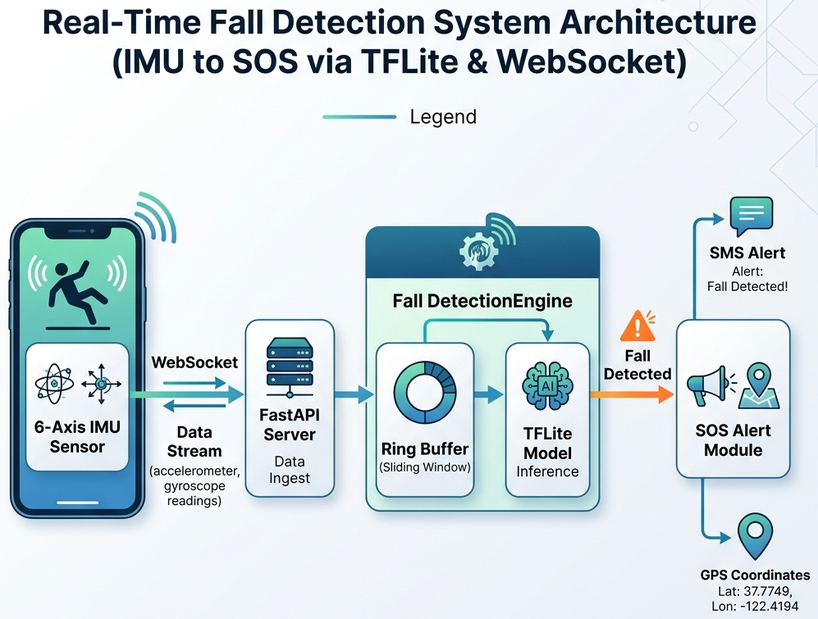
#> input picture Journal/figures/system_architecture.png, 818 x 619 px, shrunk from 997 x 755 before the run, found by its file name
$ python crop_figures.py
#> lines starting #> are read from the running program, lines starting #| are printed output that depends on the picture
import os
from PIL import Image, ImageChops

def trim_white_space(img_path):
#> called with img_path = 'Journal/figures/system_architecture.png'
    print(f"Processing {img_path}...")
    if not os.path.exists(img_path):
        print(f"Error: {img_path} does not exist.")
        return

    img = Image.open(img_path)
#> img is the input picture: PIL image 818x619 RGB; mean R, G, B 208.8, 221.3, 226.1
    # Convert to RGB if it is RGBA
    if img.mode == 'RGBA':
        # Create a white background
        background = Image.new('RGB', img.size, (255, 255, 255))
        background.paste(img, mask=img.split()[3]) # 3 is the alpha channel
        img = background
    elif img.mode != 'RGB':
        img = img.convert('RGB')

    bg = Image.new(img.mode, img.size, (255, 255, 255))
#> bg: PIL image 818x619 RGB; every value is 255
    diff = ImageChops.difference(img, bg)
    diff = ImageChops.add(diff, diff, 2.0, -100)
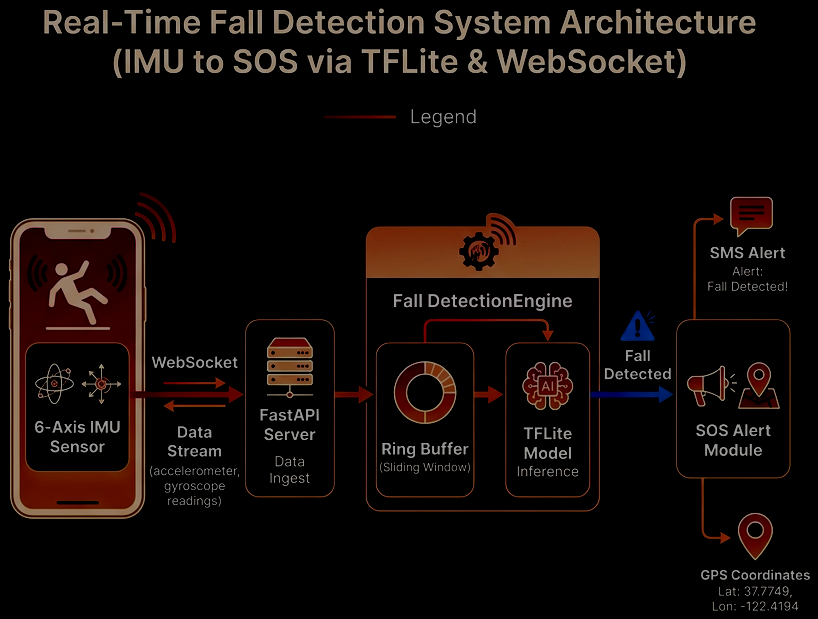
#> diff: PIL image 818x619 RGB; mean R, G, B 16.2, 10, 7.8
    bbox = diff.getbbox()
#> bbox = (8, 8, 810, 611)

    if bbox:
        # Add a tiny padding of 10 pixels around the bounding box
        padding = 10
        w, h = img.size
#> w = 818; h = 619
        left = max(0, bbox[0] - padding)
#> left = 0
        top = max(0, bbox[1] - padding)
#> top = 0
        right = min(w, bbox[2] + padding)
#> right = 818
        bottom = min(h, bbox[3] + padding)
#> bottom = 619

        cropped_img = img.crop((left, top, right, bottom))
        cropped_img.save(img_path)
        print(f"Trimmed and saved {img_path}. Old size: {img.size}, New size: {cropped_img.size}")
#| Trimmed and saved Journal/figures/system_architecture.png. Old size: (818, 619), New size: (818, 619)
    else:
        print(f"No bounding box found for {img_path} (image might be entirely white).")

# Crop the images in Journal/figures/
trim_white_space("Journal/figures/system_architecture.png")
trim_white_space("Journal/figures/cnn_architecture.png")
#> call 2 of trim_white_space, with img_path = 'Journal/figures/cnn_architecture.png'
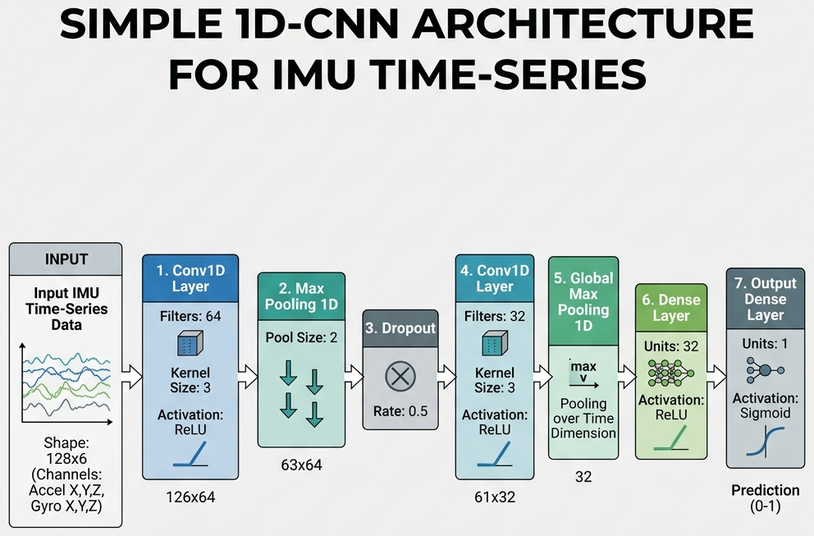
#> input picture Journal/figures/cnn_architecture.png, 814 x 536 px, shrunk from 992 x 653 before the run, found by its file name
#> in trim_white_space, img is the input picture: PIL image 814x536 RGB; mean R, G, B 205.5, 213.3, 212.8
#> in trim_white_space (call 2), `bg = Image.new(img.mode, img.size, (255, 255, 255))`: bg: PIL image 814x536 RGB; every value is 255
#> in trim_white_space (call 2), `diff = ImageChops.difference(img, bg)`:
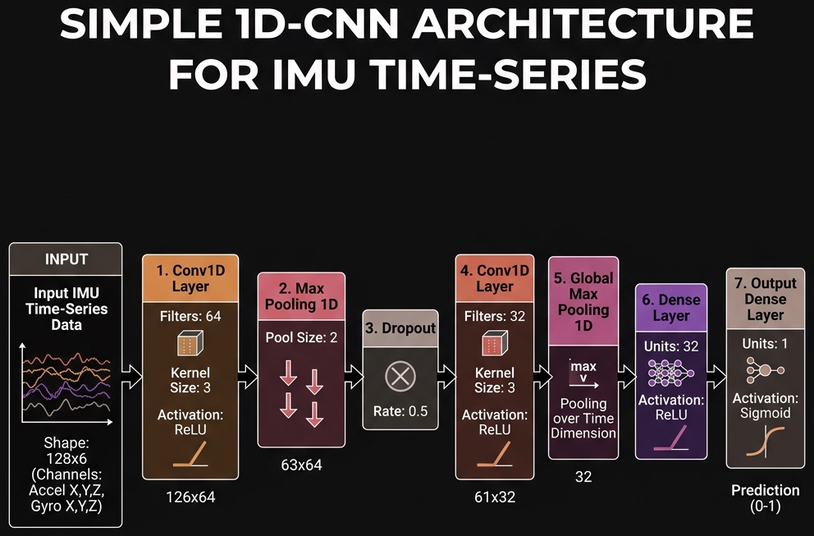
#> diff: PIL image 814x536 RGB; mean R, G, B 49.5, 41.7, 42.2
#> in trim_white_space (call 2), `diff = ImageChops.add(diff, diff, 2.0, -100)`:
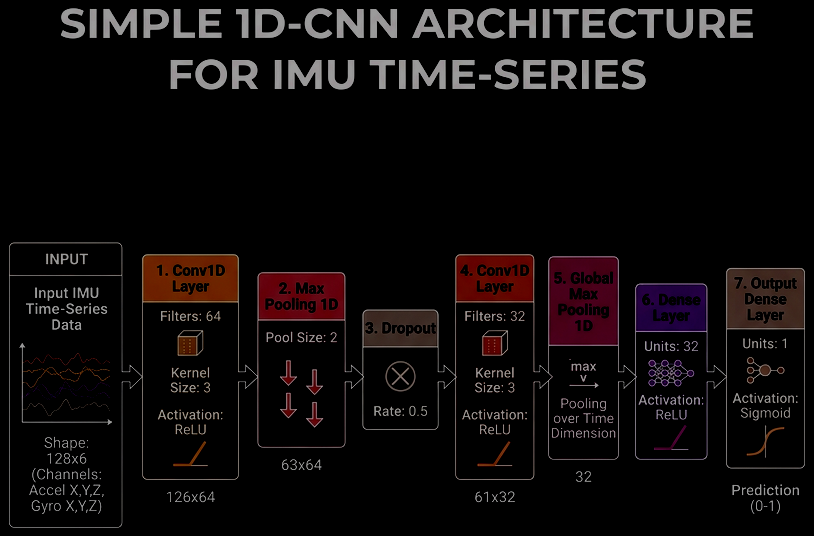
#> diff: PIL image 814x536 RGB; mean R, G, B 14.1, 10.2, 10.5
#> in trim_white_space (call 2), `bbox = diff.getbbox()`: bbox = (9, 8, 806, 528)
#> in trim_white_space (call 2), `right = min(w, bbox[2] + padding)`: right = 814
#> in trim_white_space (call 2), `bottom = min(h, bbox[3] + padding)`: bottom = 536
#| Trimmed and saved Journal/figures/cnn_architecture.png. Old size: (814, 536), New size: (814, 536)
trim_white_space("Journal/figures/tflite_conversion.png")
#> call 3 of trim_white_space, with img_path = 'Journal/figures/tflite_conversion.png'
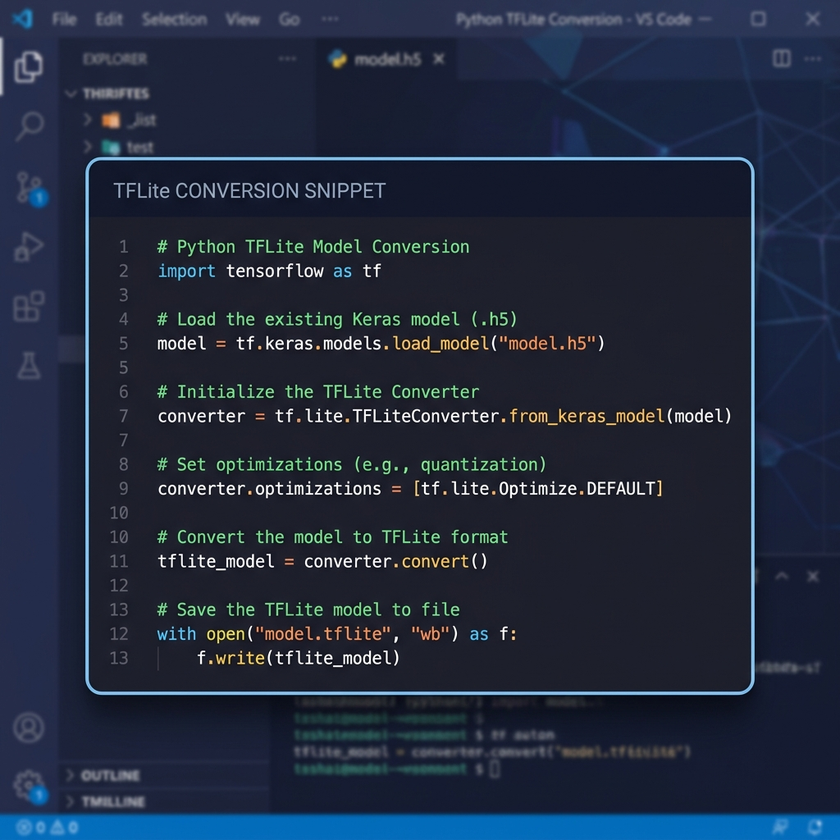
#> input picture Journal/figures/tflite_conversion.png, 840 x 840 px, shrunk from 1024 x 1024 before the run, found by its file name
#> in trim_white_space, img is the input picture: PIL image 840x840 RGB; mean R, G, B 33.6, 43.1, 61.8
#> in trim_white_space (call 3), `bg = Image.new(img.mode, img.size, (255, 255, 255))`: bg: PIL image 840x840 RGB; every value is 255
#> in trim_white_space (call 3), `diff = ImageChops.difference(img, bg)`:
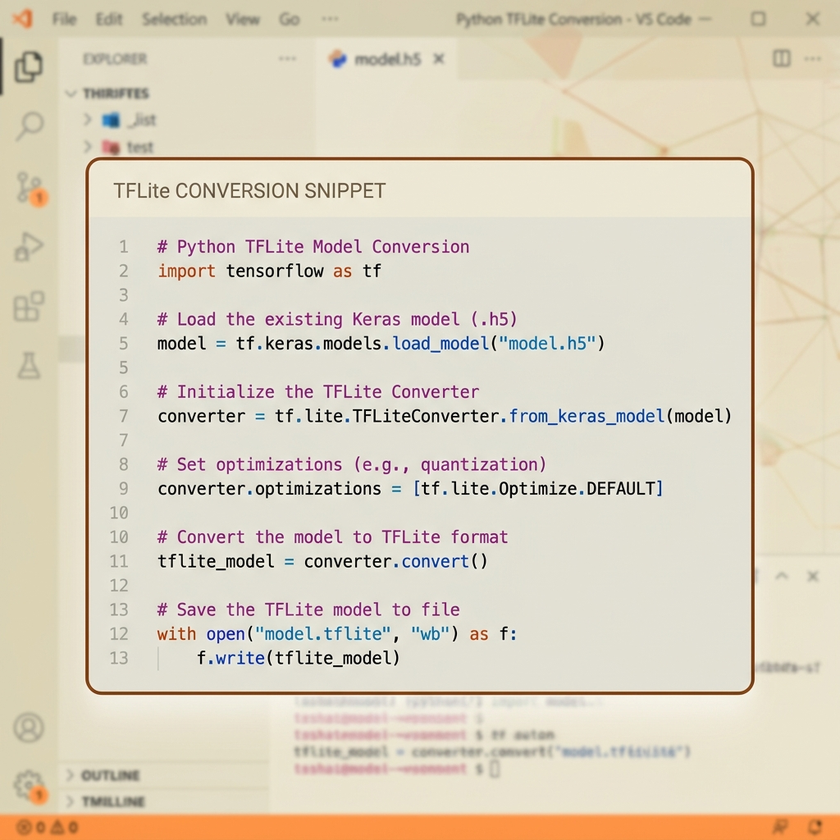
#> diff: PIL image 840x840 RGB; mean R, G, B 221.4, 211.9, 193.2
#> in trim_white_space (call 3), `diff = ImageChops.add(diff, diff, 2.0, -100)`:
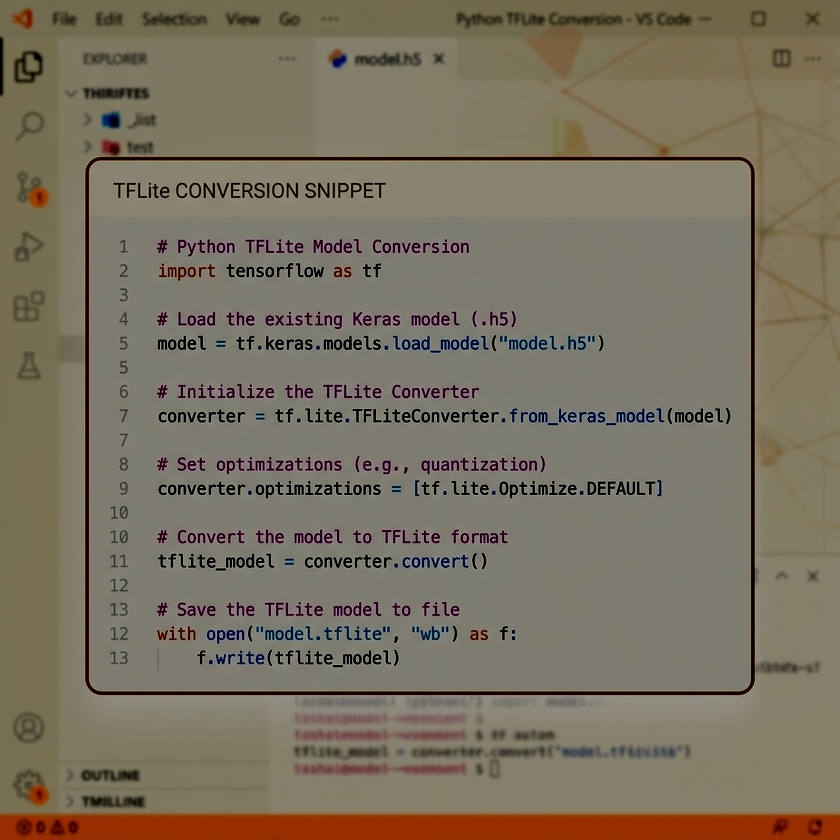
#> diff: PIL image 840x840 RGB; mean R, G, B 122.1, 113.1, 95.4
#> in trim_white_space (call 3), `bbox = diff.getbbox()`: bbox = (0, 0, 840, 840)
#> in trim_white_space (call 3), `right = min(w, bbox[2] + padding)`: right = 840
#| Trimmed and saved Journal/figures/tflite_conversion.png. Old size: (840, 840), New size: (840, 840)
